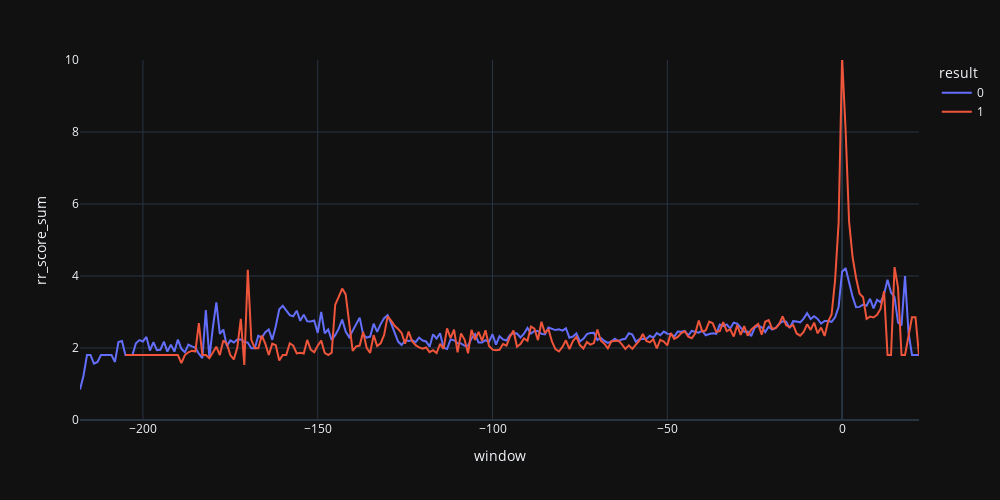

The code cell stored with this chart in its notebook:
### Code cell
fig = px.line(g_df,
              x='window',
              y='rr_score_sum',
              color='result')
fig.update_layout(
    width=1000,
    height = 500,
    yaxis_range = [0,10]
)
fig.show()

### Figure 1 — Plotly figure (JSON) as saved in the notebook; plotly's stock layout.template omitted (floating-point values rounded to 4 significant figures; data arrays with more than 128 entries replaced by an {"elided": "..."} marker saying what was removed)
{"data": [{"hovertemplate": "result=0<br>window=%{x}<br>rr_score_sum=%{y}<extra></extra>", "legendgroup": "0", "line": {"color": "#636efa", "dash": "solid"}, "marker": {"symbol": "circle"}, "mode": "lines", "name": "0", "orientation": "v", "showlegend": true, "type": "scatter", "x": {"elided": "241 int values"}, "xaxis": "x", "y": {"elided": "241 float values"}, "yaxis": "y"}, {"hovertemplate": "result=1<br>window=%{x}<br>rr_score_sum=%{y}<extra></extra>", "legendgroup": "1", "line": {"color": "#EF553B", "dash": "solid"}, "marker": {"symbol": "circle"}, "mode": "lines", "name": "1", "orientation": "v", "showlegend": true, "type": "scatter", "x": {"elided": "227 int values"}, "xaxis": "x", "y": {"elided": "227 float values"}, "yaxis": "y"}], "layout": {"height": 500, "legend": {"title": {"text": "result"}, "tracegroupgap": 0}, "margin": {"t": 60}, "width": 1000, "xaxis": {"anchor": "y", "domain": [0, 1], "title": {"text": "window"}}, "yaxis": {"anchor": "x", "domain": [0, 1], "range": [0, 10], "title": {"text": "rr_score_sum"}}}}
